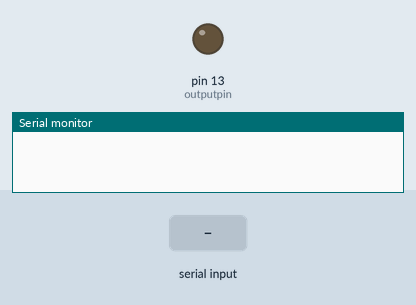
The sketch below on a simulated Arduino Uno, built with avr-gcc and run on an emulated ATmega328P. On the bench: output pins drawn as LEDs (lit = HIGH), the last lines printed to the serial monitor. Inputs (shaded band) come from the test bench.

Above: at 1.0 s.
1.1 s: "seton\n" received over Serial
At 2.5 s:
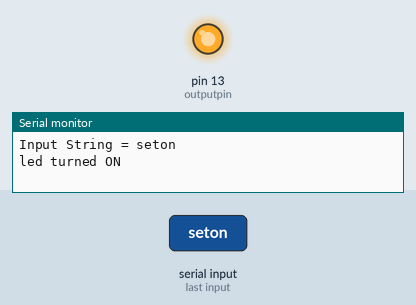
5.7 s: "setoff\n" received over Serial
At 6.1 s:
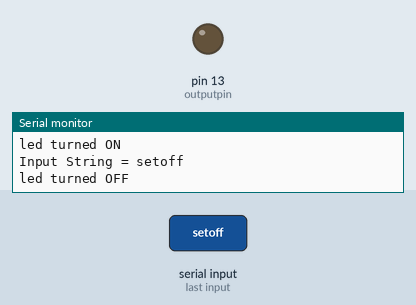
Timing chart, 0 to 8.2 s (numbered marks = the images above; inputs shaded):
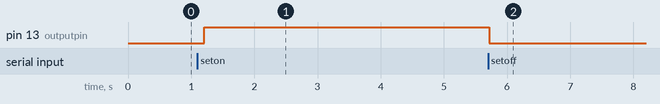

The sketch:

Arduino_Serial_data_read.ino
```cpp
int outputpin = 13; //LED
//int analogPin = A0; // Analog
int inputValue = 0;
String inputString = "";
boolean stringComplete = false;

void setup()
{
   pinMode(outputpin, OUTPUT);
   digitalWrite(outputpin, LOW);
   Serial.begin(9600);
   inputString.reserve(200);

  while(Serial.available()<=0)
  {  sendStatus();
     delay(300);   }
}
void loop()
{  if(stringComplete)
   {    Serial.print("Input String = ");
        Serial.println(inputString);

       if(inputString.startsWith("status"))
       {  sendStatus();
          Serial.println("status");
          clearbuffer();

       }
       if(inputString.startsWith("seton"))
       {   digitalWrite(outputpin, HIGH);
           Serial.println("led turned ON");
           clearbuffer();

       }
       else if(inputString.startsWith("setoff"))
       {   digitalWrite(outputpin, LOW);
           Serial.println("led turned OFF");
           clearbuffer();

       }
       else
       {   Serial.print("invalid command = ");
           Serial.println(inputString);
           clearbuffer();
       }
   }


  delay(10);

  if(Serial.available()>0)
  {    serialEvent();    }

}

void sendStatus()
{   char buffer[50];
   // inputValue = analogRead(analogPin);

    //sprintf(buffer,"Analog input is %d",inputValue);
    inputValue+=10;

    //Serial.println(buffer);
    //Serial.println("sendStatus = ");
}

void clearbuffer ()
{  stringComplete = false;
   inputString="";
}


void serialEvent()
{ while (Serial.available())
  { // get the new byte:
    char inChar = (char)Serial.read();
    // add it to the inputString:
    inputString += inChar;
    // if the incoming character is a newline, set a flag so the main loop can
    // do something about it:
    if (inChar == '\n')
    {  stringComplete = true;  }

//    //Debug
//    Serial.println("serialevent");
//    Serial.println(inputString);
  }
}
```

Measured:
- after the input at 1.1 s, pin 13 (outputpin): LOW → HIGH after 0.11 s
- after the input at 5.7 s, pin 13 (outputpin): HIGH → LOW at once
